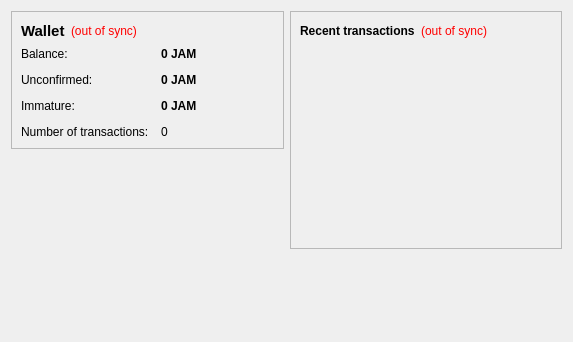
<?xml version="1.0" encoding="UTF-8"?>
<ui version="4.0">
 <class>OverviewPage</class>
 <widget class="QWidget" name="OverviewPage">
  <property name="geometry">
   <rect>
    <x>0</x>
    <y>0</y>
    <width>573</width>
    <height>342</height>
   </rect>
  </property>
  <property name="windowTitle">
   <string>Form</string>
  </property>
  <layout class="QHBoxLayout" name="horizontalLayout" stretch="1,1">
   <item>
    <layout class="QVBoxLayout" name="verticalLayout_2">
     <item>
      <widget class="QFrame" name="frame">
       <property name="frameShape">
        <enum>QFrame::StyledPanel</enum>
       </property>
       <property name="frameShadow">
        <enum>QFrame::Raised</enum>
       </property>
       <layout class="QVBoxLayout" name="verticalLayout_4">
        <item>
         <layout class="QHBoxLayout" name="horizontalLayout_4">
          <item>
           <widget class="QLabel" name="label_5">
            <property name="font">
             <font>
              <pointsize>11</pointsize>
              <weight>75</weight>
              <bold>true</bold>
             </font>
            </property>
            <property name="text">
             <string>Wallet</string>
            </property>
           </widget>
          </item>
          <item>
           <widget class="QLabel" name="labelWalletStatus">
            <property name="toolTip">
             <string>The displayed information may be out of date. Your wallet automatically synchronizes with the JamieCoin network after a connection is established, but this process has not completed yet.</string>
            </property>
            <property name="styleSheet">
             <string notr="true">QLabel { color: red; }</string>
            </property>
            <property name="text">
             <string notr="true">(out of sync)</string>
            </property>
            <property name="alignment">
             <set>Qt::AlignLeading|Qt::AlignLeft|Qt::AlignVCenter</set>
            </property>
           </widget>
          </item>
          <item>
           <spacer name="horizontalSpacer_2">
            <property name="orientation">
             <enum>Qt::Horizontal</enum>
            </property>
            <property name="sizeHint" stdset="0">
             <size>
              <width>40</width>
              <height>20</height>
             </size>
            </property>
           </spacer>
          </item>
         </layout>
        </item>
        <item>
         <layout class="QFormLayout" name="formLayout_2">
          <property name="fieldGrowthPolicy">
           <enum>QFormLayout::AllNonFixedFieldsGrow</enum>
          </property>
          <property name="horizontalSpacing">
           <number>12</number>
          </property>
          <property name="verticalSpacing">
           <number>12</number>
          </property>
          <item row="0" column="0">
           <widget class="QLabel" name="label">
            <property name="text">
             <string>Balance:</string>
            </property>
           </widget>
          </item>
          <item row="0" column="1">
           <widget class="QLabel" name="labelBalance">
            <property name="font">
             <font>
              <weight>75</weight>
              <bold>true</bold>
             </font>
            </property>
            <property name="cursor">
             <cursorShape>IBeamCursor</cursorShape>
            </property>
            <property name="toolTip">
             <string>Your current balance</string>
            </property>
            <property name="text">
             <string notr="true">0 JAM</string>
            </property>
            <property name="textInteractionFlags">
             <set>Qt::LinksAccessibleByMouse|Qt::TextSelectableByKeyboard|Qt::TextSelectableByMouse</set>
            </property>
           </widget>
          </item>
          <item row="1" column="0">
           <widget class="QLabel" name="label_3">
            <property name="text">
             <string>Unconfirmed:</string>
            </property>
           </widget>
          </item>
          <item row="1" column="1">
           <widget class="QLabel" name="labelUnconfirmed">
            <property name="font">
             <font>
              <weight>75</weight>
              <bold>true</bold>
             </font>
            </property>
            <property name="cursor">
             <cursorShape>IBeamCursor</cursorShape>
            </property>
            <property name="toolTip">
             <string>Total of transactions that have yet to be confirmed, and do not yet count toward the current balance</string>
            </property>
            <property name="text">
             <string notr="true">0 JAM</string>
            </property>
            <property name="textInteractionFlags">
             <set>Qt::LinksAccessibleByMouse|Qt::TextSelectableByKeyboard|Qt::TextSelectableByMouse</set>
            </property>
           </widget>
          </item>
          <item row="3" column="0">
           <widget class="QLabel" name="label_2">
            <property name="text">
             <string>Number of transactions:</string>
            </property>
           </widget>
          </item>
          <item row="3" column="1">
           <widget class="QLabel" name="labelNumTransactions">
            <property name="toolTip">
             <string>Total number of transactions in wallet</string>
            </property>
            <property name="text">
             <string notr="true">0</string>
            </property>
           </widget>
          </item>
          <item row="2" column="0">
           <widget class="QLabel" name="labelImmatureText">
            <property name="text">
             <string>Immature:</string>
            </property>
           </widget>
          </item>
          <item row="2" column="1">
           <widget class="QLabel" name="labelImmature">
            <property name="font">
             <font>
              <weight>75</weight>
              <bold>true</bold>
             </font>
            </property>
            <property name="toolTip">
             <string>Mined balance that has not yet matured</string>
            </property>
            <property name="text">
             <string notr="true">0 JAM</string>
            </property>
            <property name="textInteractionFlags">
             <set>Qt::LinksAccessibleByMouse|Qt::TextSelectableByKeyboard|Qt::TextSelectableByMouse</set>
            </property>
           </widget>
          </item>
         </layout>
        </item>
       </layout>
      </widget>
     </item>
     <item>
      <spacer name="verticalSpacer">
       <property name="orientation">
        <enum>Qt::Vertical</enum>
       </property>
       <property name="sizeHint" stdset="0">
        <size>
         <width>20</width>
         <height>40</height>
        </size>
       </property>
      </spacer>
     </item>
    </layout>
   </item>
   <item>
    <layout class="QVBoxLayout" name="verticalLayout_3">
     <item>
      <widget class="QFrame" name="frame_2">
       <property name="frameShape">
        <enum>QFrame::StyledPanel</enum>
       </property>
       <property name="frameShadow">
        <enum>QFrame::Raised</enum>
       </property>
       <layout class="QVBoxLayout" name="verticalLayout">
        <item>
         <layout class="QHBoxLayout" name="horizontalLayout_2">
          <item>
           <widget class="QLabel" name="label_4">
            <property name="text">
             <string>&lt;b&gt;Recent transactions&lt;/b&gt;</string>
            </property>
           </widget>
          </item>
          <item>
           <widget class="QLabel" name="labelTransactionsStatus">
            <property name="toolTip">
             <string>The displayed information may be out of date. Your wallet automatically synchronizes with the JamieCoin network after a connection is established, but this process has not completed yet.</string>
            </property>
            <property name="styleSheet">
             <string notr="true">QLabel { color: red; }</string>
            </property>
            <property name="text">
             <string notr="true">(out of sync)</string>
            </property>
            <property name="alignment">
             <set>Qt::AlignRight|Qt::AlignTrailing|Qt::AlignVCenter</set>
            </property>
           </widget>
          </item>
          <item>
           <spacer name="horizontalSpacer">
            <property name="orientation">
             <enum>Qt::Horizontal</enum>
            </property>
            <property name="sizeHint" stdset="0">
             <size>
              <width>40</width>
              <height>20</height>
             </size>
            </property>
           </spacer>
          </item>
         </layout>
        </item>
        <item>
         <widget class="QListView" name="listTransactions">
          <property name="styleSheet">
           <string notr="true">QListView { background: transparent; }</string>
          </property>
          <property name="frameShape">
           <enum>QFrame::NoFrame</enum>
          </property>
          <property name="verticalScrollBarPolicy">
           <enum>Qt::ScrollBarAlwaysOff</enum>
          </property>
          <property name="horizontalScrollBarPolicy">
           <enum>Qt::ScrollBarAlwaysOff</enum>
          </property>
          <property name="selectionMode">
           <enum>QAbstractItemView::NoSelection</enum>
          </property>
         </widget>
        </item>
       </layout>
      </widget>
     </item>
     <item>
      <spacer name="verticalSpacer_2">
       <property name="orientation">
        <enum>Qt::Vertical</enum>
       </property>
       <property name="sizeHint" stdset="0">
        <size>
         <width>20</width>
         <height>40</height>
        </size>
       </property>
      </spacer>
     </item>
    </layout>
   </item>
  </layout>
 </widget>
 <resources/>
 <connections/>
</ui>
